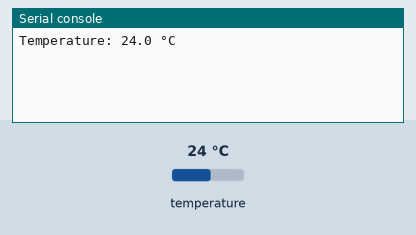
Bench run of a program on a simulated ESP32 board running MicroPython. Parts: the last lines printed to the serial console. The test bench sets the inputs (shaded band); at power-on: temperature 24 °C.

Above: at 1.2 s.
1.3 s: temperature set to 12 °C
At 4.6 s:
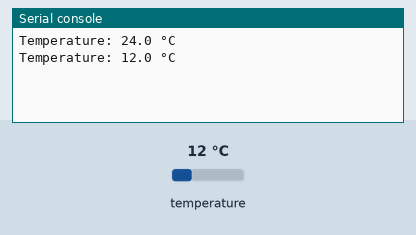
4.9 s: temperature set to 19 °C
At 7.7 s:
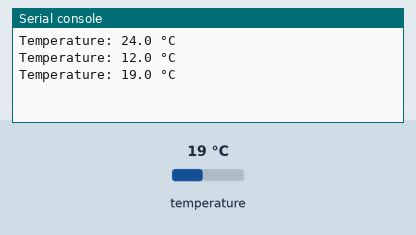
Timing chart, 0 to 9.2 s (numbered marks = the images above; inputs shaded):
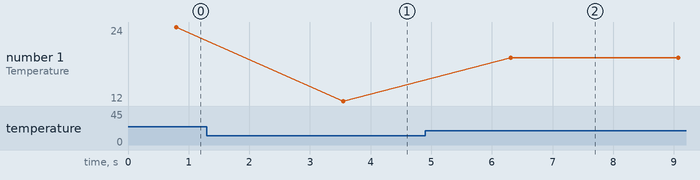

Measured:
- after the input at 1.3 s, the serial console: prints a new line after 2.3 s (image 1)
- after the input at 4.9 s, the serial console: prints a new line after 1.4 s (image 2)
- plotted number 1: 24 → 12 after the input at 1.3 s, 12 → 19 after the input at 4.9 s

The program:

temp.py
```python
# code for temp
import machine
import onewire, ds18x20
import time

t_pin = machine.Pin(4)
t_sensor = ds18x20.DS18X20(onewire.OneWire(t_pin))
scans = t_sensor.scan()

while True:
    t_sensor.convert_temp()
    time.sleep_ms(750)

    for scan in scans:
        # Read the result from the sensor memory
        temp = t_sensor.read_temp(scan)
        print(f"Temperature: {temp:.1f} °C")
    time.sleep(2)


# code for distance
import network
import socket
import time
from machine import Pin, time_pulse_us

# Ultrasonic pins
trigger = Pin(5, Pin.OUT)
echo = Pin(18, Pin.IN)

# Tank height (cm)
TANK_HEIGHT = 100

def get_distance():
    trigger.off()
    time.sleep_ms(2)
    trigger.on()
    time.sleep_ms(10)
    trigger.off()
    duration = time_pulse_us(echo, 1, 30000)
    distance = (duration / 2) / 29.1
    print (f"Distance: {distance:.1f}cm")


while True:
    dist = get_distance()
    time.sleep(2)
```
